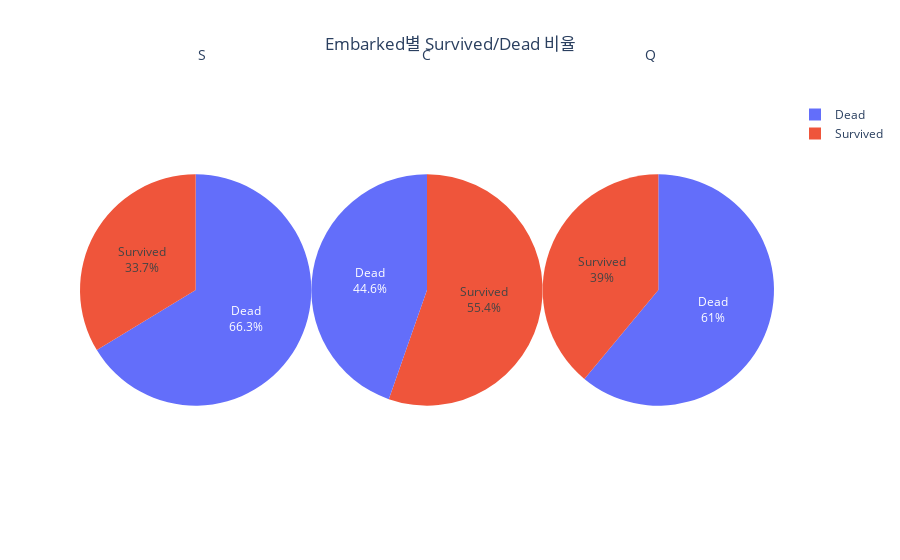

The notebook cell saved with this chart:
### Code cell
import plotly.graph_objects as go

fig = go.Figure()

# Pie for S
fig.add_trace(
    go.Pie(
        labels=df.index,         # ['Survived', 'Dead']
        values=df["S"],        # [217, 427]
        name="S",
        domain={"x": [0.00, 0.33], "y": [0, 1]},
        textinfo="label+percent"
    )
)

# Pie for C
fig.add_trace(
    go.Pie(
        labels=df.index,
        values=df["C"],
        name="C",
        domain={"x": [0.33, 0.66], "y": [0, 1]},
        textinfo="label+percent"
    )
)

# Pie for Q
fig.add_trace(
    go.Pie(
        labels=df.index,
        values=df["Q"],
        name="Q",
        domain={"x": [0.66, 0.99], "y": [0, 1]},
        textinfo="label+percent"
    )
)

# 전체 제목
fig.update_layout(
    title_text="Embarked별 Survived/Dead 비율",
    title_x=0.5,
    annotations=[
        dict(text="S", x=0.165, y=1.15, showarrow=False, font_size=14, xref="paper", yref="paper"),
        dict(text="C", x=0.495, y=1.15, showarrow=False, font_size=14, xref="paper", yref="paper"),
        dict(text="Q", x=0.825, y=1.15, showarrow=False, font_size=14, xref="paper", yref="paper")
    ]
)

fig.show()

### Figure 1 — Plotly figure (JSON) as saved in the notebook; plotly's stock layout.template omitted (floating-point values rounded to 4 significant figures)
{"data": [{"domain": {"x": [0, 0.33], "y": [0, 1]}, "labels": ["Survived", "Dead"], "name": "S", "textinfo": "label+percent", "type": "pie", "values": [217, 427]}, {"domain": {"x": [0.33, 0.66], "y": [0, 1]}, "labels": ["Survived", "Dead"], "name": "C", "textinfo": "label+percent", "type": "pie", "values": [93, 75]}, {"domain": {"x": [0.66, 0.99], "y": [0, 1]}, "labels": ["Survived", "Dead"], "name": "Q", "textinfo": "label+percent", "type": "pie", "values": [30, 47]}], "layout": {"annotations": [{"font": {"size": 14}, "showarrow": false, "text": "S", "x": 0.165, "xref": "paper", "y": 1.15, "yref": "paper"}, {"font": {"size": 14}, "showarrow": false, "text": "C", "x": 0.495, "xref": "paper", "y": 1.15, "yref": "paper"}, {"font": {"size": 14}, "showarrow": false, "text": "Q", "x": 0.825, "xref": "paper", "y": 1.15, "yref": "paper"}], "title": {"text": "Embarked별 Survived/Dead 비율", "x": 0.5}}}
